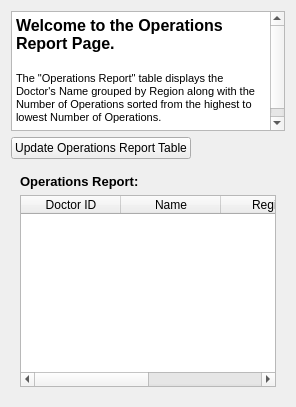
      <widget class="QWidget" name="operation_report_tab">
       <attribute name="title">
        <string>Operations Report</string>
       </attribute>
       <layout class="QGridLayout" name="gridLayout_17">
        <item row="1" column="0">
         <widget class="QPushButton" name="update_operations_report_push_btn">
          <property name="text">
           <string>Update Operations Report Table</string>
          </property>
         </widget>
        </item>
        <item row="1" column="1">
         <spacer name="horizontalSpacer_20">
          <property name="orientation">
           <enum>Qt::Horizontal</enum>
          </property>
          <property name="sizeHint" stdset="0">
           <size>
            <width>40</width>
            <height>20</height>
           </size>
          </property>
         </spacer>
        </item>
        <item row="2" column="0" colspan="2">
         <widget class="QWidget" name="operations_report_widget" native="true">
          <layout class="QGridLayout" name="gridLayout_16">
           <item row="0" column="0">
            <widget class="QLabel" name="operations_report_lbl">
             <property name="font">
              <font>
               <pointsize>10</pointsize>
               <weight>75</weight>
               <bold>true</bold>
              </font>
             </property>
             <property name="text">
              <string>Operations Report:</string>
             </property>
            </widget>
           </item>
           <item row="1" column="0" colspan="2">
            <widget class="QTableWidget" name="operations_report_table">
             <column>
              <property name="text">
               <string>Doctor ID</string>
              </property>
             </column>
             <column>
              <property name="text">
               <string>Name</string>
              </property>
             </column>
             <column>
              <property name="text">
               <string>Region</string>
              </property>
             </column>
             <column>
              <property name="text">
               <string>Count</string>
              </property>
             </column>
            </widget>
           </item>
          </layout>
         </widget>
        </item>
        <item row="0" column="0" colspan="2">
         <widget class="QTextBrowser" name="operations_report_info_txt_browser">
          <property name="maximumSize">
           <size>
            <width>16777215</width>
            <height>120</height>
           </size>
          </property>
          <property name="html">
           <string>&lt;!DOCTYPE HTML PUBLIC &quot;-//W3C//DTD HTML 4.0//EN&quot; &quot;http://www.w3.org/TR/REC-html40/strict.dtd&quot;&gt;
&lt;html&gt;&lt;head&gt;&lt;meta name=&quot;qrichtext&quot; content=&quot;1&quot; /&gt;&lt;style type=&quot;text/css&quot;&gt;
p, li { white-space: pre-wrap; }
&lt;/style&gt;&lt;/head&gt;&lt;body style=&quot; font-family:'.SF NS Text'; font-size:10pt; font-weight:400; font-style:normal;&quot;&gt;
&lt;p style=&quot; margin-top:0px; margin-bottom:0px; margin-left:0px; margin-right:0px; -qt-block-indent:0; text-indent:0px;&quot;&gt;&lt;span style=&quot; font-family:'MS Shell Dlg 2'; font-size:12pt; font-weight:600;&quot;&gt;Welcome to the Operations Report Page.&lt;/span&gt;&lt;/p&gt;
&lt;p style=&quot;-qt-paragraph-type:empty; margin-top:0px; margin-bottom:0px; margin-left:0px; margin-right:0px; -qt-block-indent:0; text-indent:0px; font-family:'MS Shell Dlg 2'; font-size:12pt; font-weight:600;&quot;&gt;&lt;br /&gt;&lt;/p&gt;
&lt;p style=&quot; margin-top:0px; margin-bottom:0px; margin-left:0px; margin-right:0px; -qt-block-indent:0; text-indent:0px;&quot;&gt;&lt;span style=&quot; font-family:'MS Shell Dlg 2'; font-size:8.25pt;&quot;&gt;The &amp;quot;Operations Report&amp;quot; table displays the Doctor's Name grouped by Region along with the Number of Operations sorted from the highest to lowest Number of Operations.&lt;/span&gt;&lt;/p&gt;
&lt;p style=&quot;-qt-paragraph-type:empty; margin-top:0px; margin-bottom:0px; margin-left:0px; margin-right:0px; -qt-block-indent:0; text-indent:0px; font-family:'MS Shell Dlg 2'; font-size:8.25pt;&quot;&gt;&lt;br /&gt;&lt;/p&gt;&lt;/body&gt;&lt;/html&gt;</string>
          </property>
         </widget>
        </item>
       </layout>
      </widget>
